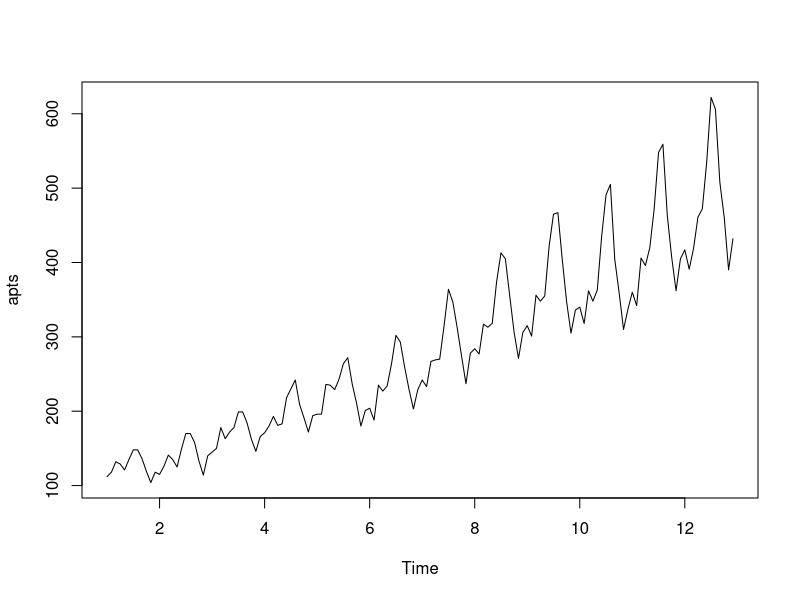
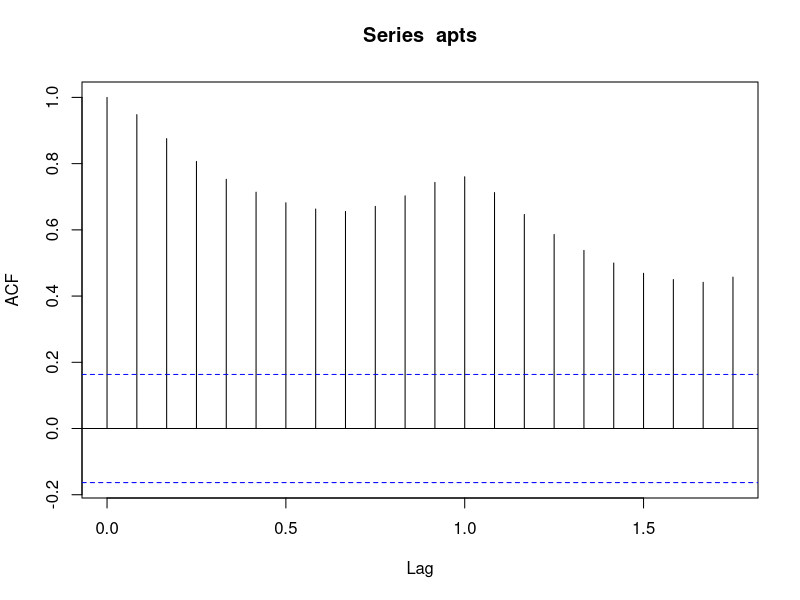
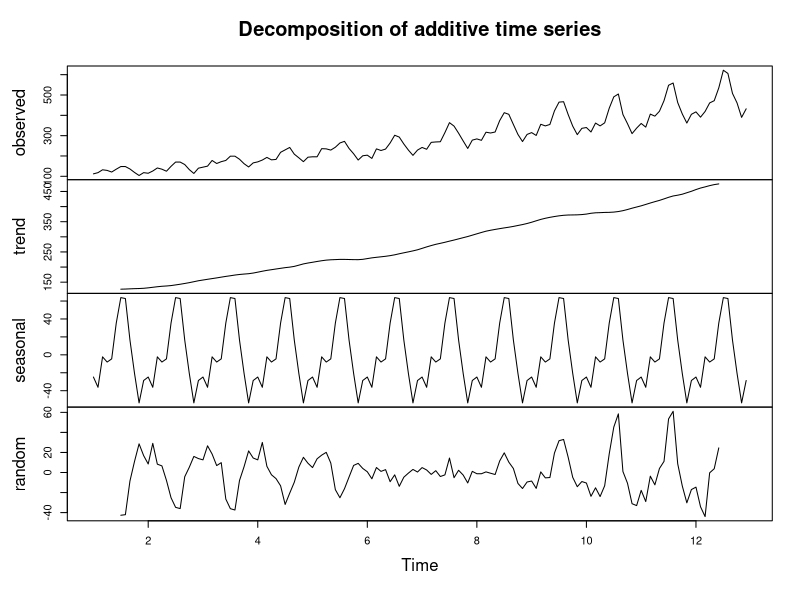

Generate these figures, in order, with R: (Note: this script raises an error after producing the figures.)

#sessionInfo()

apts <- ts(AirPassengers, frequency=12)

plot(apts)


acf(apts)

f <- decompose(apts)
plot(f)




fit <- arima(AirPassengers, order=c(1,0,0), list(order=c(2,1,0), period=12))
fit



class(fit)

summary(fit)

# "fore" for forecast

fore <- predict(fit, n.ahead=24)

fore

ts.plot(AirPassengers, fore$pred, U, L, 
        col=c(1,2,4,4), 
        lty = c(1,1,2,2))

legend("topleft", 
       c("Actual", "Forecast", "Error Bounds (95% Confidence)"),
       col=c(1,2,4), 
       lty=c(1,1,2))


